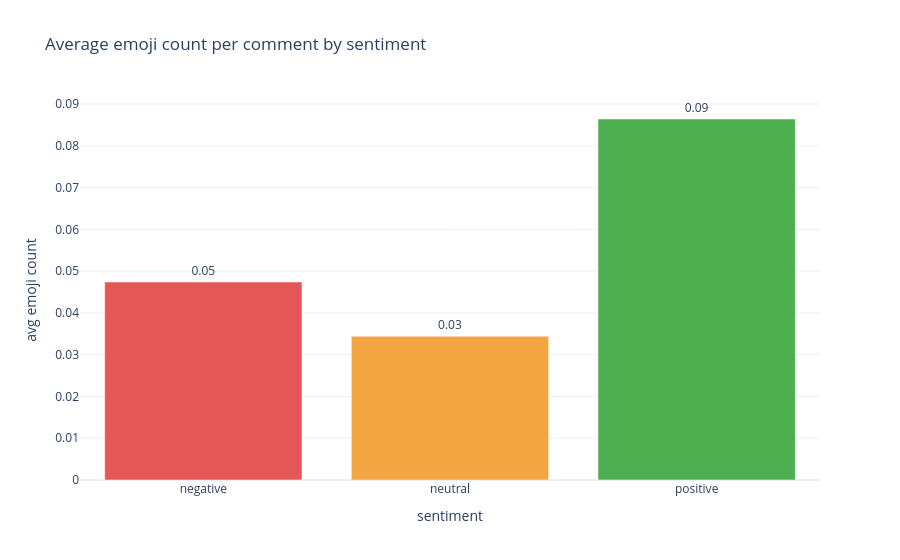

Notebook code for this chart:
### Markdown cell above
## Bar Chart: Average Emoji Count by Sentiment

### Code cell
emoji_by_sentiment = (
    df.groupby("sentiment_name")["emoji_count_raw"]
    .mean()
    .reindex(SENTIMENT_ORDER)
    .fillna(0)
    .reset_index()
)

fig = px.bar(
    emoji_by_sentiment,
    x="sentiment_name",
    y="emoji_count_raw",
    text="emoji_count_raw",
    color="sentiment_name",
    color_discrete_map=SENTIMENT_COLORS,
    title="Average emoji count per comment by sentiment",
)
fig.update_traces(texttemplate="%{text:.2f}", textposition="outside")
fig.update_layout(
    xaxis_title="sentiment",
    yaxis_title="avg emoji count",
    showlegend=False,
    template="plotly_white",
)
fig.show()

### Figure 1 — Plotly figure (JSON) as saved in the notebook; plotly's stock layout.template omitted (floating-point values rounded to 4 significant figures)
{"data": [{"alignmentgroup": "True", "hovertemplate": "sentiment_name=%{x}<br>emoji_count_raw=%{text}<extra></extra>", "legendgroup": "negative", "marker": {"color": "#e45756", "pattern": {"shape": ""}}, "name": "negative", "offsetgroup": "negative", "orientation": "v", "showlegend": true, "text": [0.04742], "textposition": "outside", "texttemplate": "%{text:.2f}", "type": "bar", "x": ["negative"], "xaxis": "x", "y": [0.04742], "yaxis": "y"}, {"alignmentgroup": "True", "hovertemplate": "sentiment_name=%{x}<br>emoji_count_raw=%{text}<extra></extra>", "legendgroup": "neutral", "marker": {"color": "#f2a541", "pattern": {"shape": ""}}, "name": "neutral", "offsetgroup": "neutral", "orientation": "v", "showlegend": true, "text": [0.03442], "textposition": "outside", "texttemplate": "%{text:.2f}", "type": "bar", "x": ["neutral"], "xaxis": "x", "y": [0.03442], "yaxis": "y"}, {"alignmentgroup": "True", "hovertemplate": "sentiment_name=%{x}<br>emoji_count_raw=%{text}<extra></extra>", "legendgroup": "positive", "marker": {"color": "#4caf50", "pattern": {"shape": ""}}, "name": "positive", "offsetgroup": "positive", "orientation": "v", "showlegend": true, "text": [0.08642], "textposition": "outside", "texttemplate": "%{text:.2f}", "type": "bar", "x": ["positive"], "xaxis": "x", "y": [0.08642], "yaxis": "y"}], "layout": {"barmode": "relative", "legend": {"title": {"text": "sentiment_name"}, "tracegroupgap": 0}, "showlegend": false, "title": {"text": "Average emoji count per comment by sentiment"}, "xaxis": {"anchor": "y", "categoryarray": ["negative", "neutral", "positive"], "categoryorder": "array", "domain": [0, 1], "title": {"text": "sentiment"}}, "yaxis": {"anchor": "x", "domain": [0, 1], "title": {"text": "avg emoji count"}}}}
